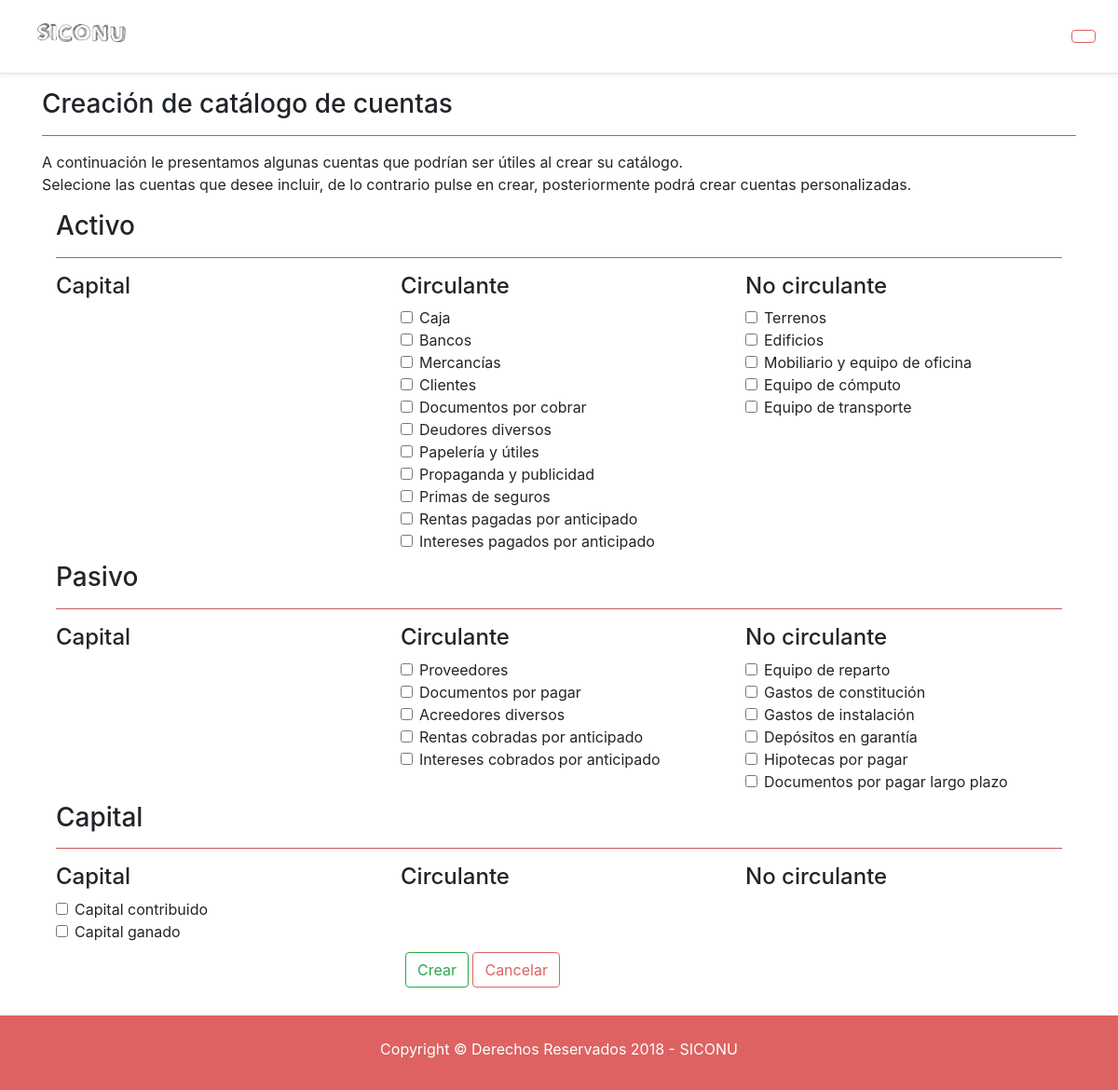
The page /index.php/professor/create_account_catalog on the database its author committed.
### tables this page shows
CREATE TABLE `tipo_cuenta` (
  `id_tipo` int(11) NOT NULL,
  `nombre` varchar(50) NOT NULL
);

CREATE TABLE `clasificacion_cuenta` (
  `id_clasificacion` int(11) NOT NULL,
  `nombre` varchar(50) NOT NULL
);

CREATE TABLE `catalogo_estandar` (
  `id_catalogo_estandar` int(11) NOT NULL,
  `tipo_id` int(11) NOT NULL,
  `clasificacion_id` int(11) NOT NULL,
  `nombre` varchar(50) NOT NULL
);

### application/controllers/Professor.php (called while the page is built, shortened)
<?php
class Professor extends CI_Controller {
  public function create_account_catalog()
  {
    $accounts= $this->model_account->get_std_accounts();
    if($this->input->post('crear_catalogo'))
    {
      foreach ($accounts as $account)
      {
        if($this->input->post('cuenta'.$account->id_catalogo_estandar)){
          $fields = array(
            'tipo_id' => $account->tipo_id,
            'clasificacion_id' => $account->clasificacion_id,
            'nombre' => $account->nombre,
            'usuario_id' => $this->session->userdata('id_user')
          );
          $acc=$this->model_account->insert_account($fields);
          $retVal = ($acc) ? $this->session->set_flashdata('msg', '<div class="alert alert-success">Cuentas seleccionadas</div>'):$this->session->set_flashdata('msg', '<div class="alert alert-danger">No ha seleccionado ninguna cuenta</div>');
        }
      }
      redirect('professor/account_catalog');
    }
    else
    {
      $data['accounts'] = $accounts;
      $data['title'] = 'Catálogo de cuentas';
      $data['accounts'] = $this->model_account->get_std_accounts();
      $data['types']=$this->model_account->get_tipo_cuenta();
      $data['clasifications']=$this->model_account->get_clasificacion_cuenta();
      $this->load->view('head',$data);
      $this->load->view('navbar');
      $this->load->view('professor/view_catalog');
      $this->load->view('foot');
    }
  }
}

### index.php (called while the page is built, shortened)
<?php
require_once BASEPATH.'core/CodeIgniter.php';

### application/models/Model_account.php (called while the page is built, shortened)
<?php
class Model_account extends CI_Model
{
  public function get_std_accounts()
  {
    $sql = $this->db->get_where('catalogo_estandar');
    return $sql->result();
  }
  public function get_tipo_cuenta()
  {
    $sql = $this->db->get_where('tipo_cuenta');
    return $sql->result();
  }
  public function get_clasificacion_cuenta()
  {
    $sql = $this->db->get_where('clasificacion_cuenta');
    return $sql->result();
  }
}

### application/views/professor/view_catalog.php (the view, shortened to what this page needs)
<div class="container">
	<h3>Creación de catálogo de cuentas</h3>
	<hr class="line_sep">
	<p class="text-justify">A continuación le presentamos algunas cuentas que podrían ser útiles al crear su catálogo.<br>
	Selecione las cuentas que desee incluir, de lo contrario pulse en crear, posteriormente podrá crear cuentas personalizadas.</p>
	<div class="">
		<form method="post" action="<?php echo base_url();?>professor/create_account_catalog" class="col-12">
			<?php foreach ($types as $type) {?>
				<h3><?php echo $type->nombre; ?></h3>
				<hr class="line_sep">
				<div class="row">
				<?php foreach ($clasifications as $cla) {?>
					<div class="col-4 espacio">
					<h4><?php echo $cla->nombre; ?></h4>
						<?php foreach ($accounts as $account){
							if ($type->id_tipo==$account->tipo_id && $cla->id_clasificacion==$account->clasificacion_id) {?>
								<div class="form-check">
          					<input class="form-check-input" type="checkbox" name="cuenta<?php echo $account->id_catalogo_estandar;?>" value="<?php echo $account->id_catalogo_estandar;?>">
          						<?php echo $account->nombre;?>
        					</div>
				<?php	}
						}?>
						</div>
				<?php } ?>
				</div>
			<?php } ?>
		<div class="col-4 offset-4">
			<input type="submit" name="crear_catalogo" value="Crear" class="btn btn-outline-success my-2 my-sm-0">
			<a href="<?php echo base_url()?>professor"> <button type="button" class="btn btn-outline-primary my-2 my-sm-0">Cancelar</button></a>
		</div>
		</form>
	</div>
</div>

### source/css/styles.css (style rules this page uses)
.btn-outline-primary { color: #DE6262; background-color: transparent; background-image: none; border-color: #DE6262; }
.line_sep { background: #DE6262; }
.container { min-height: 400px; }
.espacio { padding-bottom: 10px; }

### rows shown on the page
tipo_cuenta: nombre "Activo"
clasificacion_cuenta: nombre "Capital"
clasificacion_cuenta: nombre "Circulante"
catalogo_estandar: nombre "Caja"
catalogo_estandar: nombre "Bancos"
catalogo_estandar: nombre "Mercancías"
catalogo_estandar: nombre "Clientes"
catalogo_estandar: nombre "Documentos por cobrar"
catalogo_estandar: nombre "Deudores diversos"
catalogo_estandar: nombre "Papelería y útiles"
catalogo_estandar: nombre "Propaganda y publicidad"
catalogo_estandar: nombre "Primas de seguros"
catalogo_estandar: nombre "Rentas pagadas por anticipado"
catalogo_estandar: nombre "Intereses pagados por anticipado"
clasificacion_cuenta: nombre "No circulante"
catalogo_estandar: nombre "Terrenos"
catalogo_estandar: nombre "Edificios"
catalogo_estandar: nombre "Mobiliario y equipo de oficina"
catalogo_estandar: nombre "Equipo de cómputo"
catalogo_estandar: nombre "Equipo de transporte"
tipo_cuenta: nombre "Pasivo"
catalogo_estandar: nombre "Proveedores"
catalogo_estandar: nombre "Documentos por pagar"
catalogo_estandar: nombre "Acreedores diversos"
catalogo_estandar: nombre "Rentas cobradas por anticipado"
catalogo_estandar: nombre "Intereses cobrados por anticipado"
catalogo_estandar: nombre "Equipo de reparto"
catalogo_estandar: nombre "Gastos de constitución"
catalogo_estandar: nombre "Gastos de instalación"
catalogo_estandar: nombre "Depósitos en garantía"
catalogo_estandar: nombre "Hipotecas por pagar"
catalogo_estandar: nombre "Documentos por pagar largo plazo"
tipo_cuenta: nombre "Capital"
catalogo_estandar: nombre "Capital contribuido"
catalogo_estandar: nombre "Capital ganado"
